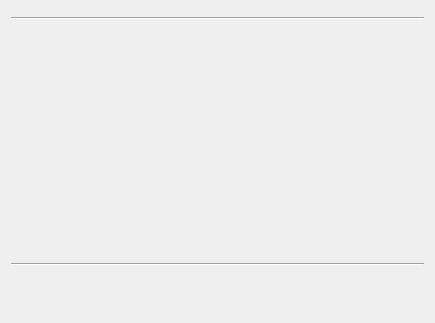
<?xml version="1.0" encoding="UTF-8"?>
<ui version="4.0">
 <class>layer_container</class>
 <widget class="QWidget" name="layer_container">
  <property name="geometry">
   <rect>
    <x>0</x>
    <y>0</y>
    <width>435</width>
    <height>323</height>
   </rect>
  </property>
  <property name="windowTitle">
   <string>Form</string>
  </property>
  <layout class="QGridLayout" name="gridLayout">
   <item row="3" column="0">
    <widget class="Line" name="line">
     <property name="orientation">
      <enum>Qt::Horizontal</enum>
     </property>
    </widget>
   </item>
   <item row="2" column="0">
    <widget class="QScrollArea" name="layers">
     <property name="styleSheet">
      <string notr="true">border-radius: 0px</string>
     </property>
     <property name="frameShape">
      <enum>QFrame::StyledPanel</enum>
     </property>
     <property name="frameShadow">
      <enum>QFrame::Sunken</enum>
     </property>
     <property name="widgetResizable">
      <bool>true</bool>
     </property>
     <property name="alignment">
      <set>Qt::AlignLeading|Qt::AlignLeft|Qt::AlignTop</set>
     </property>
     <widget class="QWidget" name="scrollAreaWidgetContents">
      <property name="geometry">
       <rect>
        <x>0</x>
        <y>0</y>
        <width>417</width>
        <height>225</height>
       </rect>
      </property>
      <property name="sizePolicy">
       <sizepolicy hsizetype="Preferred" vsizetype="Preferred">
        <horstretch>0</horstretch>
        <verstretch>0</verstretch>
       </sizepolicy>
      </property>
      <layout class="QVBoxLayout" name="verticalLayout">
       <property name="spacing">
        <number>0</number>
       </property>
       <property name="leftMargin">
        <number>0</number>
       </property>
       <property name="topMargin">
        <number>0</number>
       </property>
       <property name="rightMargin">
        <number>0</number>
       </property>
       <property name="bottomMargin">
        <number>0</number>
       </property>
      </layout>
     </widget>
    </widget>
   </item>
   <item row="4" column="0">
    <widget class="QWidget" name="horizontalWidget" native="true">
     <property name="sizePolicy">
      <sizepolicy hsizetype="Expanding" vsizetype="Preferred">
       <horstretch>0</horstretch>
       <verstretch>0</verstretch>
      </sizepolicy>
     </property>
     <property name="layoutDirection">
      <enum>Qt::LeftToRight</enum>
     </property>
     <layout class="QHBoxLayout" name="horizontalLayout_8">
      <property name="spacing">
       <number>0</number>
      </property>
      <property name="leftMargin">
       <number>0</number>
      </property>
      <property name="topMargin">
       <number>0</number>
      </property>
      <property name="rightMargin">
       <number>0</number>
      </property>
      <property name="bottomMargin">
       <number>0</number>
      </property>
      <item>
       <widget class="QPushButton" name="new_layer_button">
        <property name="sizePolicy">
         <sizepolicy hsizetype="Fixed" vsizetype="Fixed">
          <horstretch>0</horstretch>
          <verstretch>0</verstretch>
         </sizepolicy>
        </property>
        <property name="minimumSize">
         <size>
          <width>40</width>
          <height>40</height>
         </size>
        </property>
        <property name="toolTip">
         <string>Create a new layer</string>
        </property>
        <property name="styleSheet">
         <string notr="true">border-color: rgb(61, 56, 70);</string>
        </property>
        <property name="text">
         <string/>
        </property>
        <property name="icon">
         <iconset theme="document-new"/>
        </property>
        <property name="iconSize">
         <size>
          <width>20</width>
          <height>20</height>
         </size>
        </property>
        <property name="flat">
         <bool>true</bool>
        </property>
       </widget>
      </item>
      <item>
       <widget class="QPushButton" name="layer_up_button">
        <property name="sizePolicy">
         <sizepolicy hsizetype="Minimum" vsizetype="Minimum">
          <horstretch>0</horstretch>
          <verstretch>0</verstretch>
         </sizepolicy>
        </property>
        <property name="minimumSize">
         <size>
          <width>40</width>
          <height>40</height>
         </size>
        </property>
        <property name="toolTip">
         <string>Move layer up</string>
        </property>
        <property name="styleSheet">
         <string notr="true">border-color: rgb(61, 56, 70);</string>
        </property>
        <property name="text">
         <string/>
        </property>
        <property name="icon">
         <iconset theme="go-up" resource="../../../resources.qrc">
          <normaloff>:/icons/041-up-arrow.png</normaloff>:/icons/041-up-arrow.png</iconset>
        </property>
        <property name="iconSize">
         <size>
          <width>20</width>
          <height>20</height>
         </size>
        </property>
        <property name="flat">
         <bool>true</bool>
        </property>
       </widget>
      </item>
      <item>
       <widget class="QPushButton" name="layer_down_button">
        <property name="sizePolicy">
         <sizepolicy hsizetype="Minimum" vsizetype="Minimum">
          <horstretch>0</horstretch>
          <verstretch>0</verstretch>
         </sizepolicy>
        </property>
        <property name="minimumSize">
         <size>
          <width>40</width>
          <height>40</height>
         </size>
        </property>
        <property name="toolTip">
         <string>Move layer down</string>
        </property>
        <property name="styleSheet">
         <string notr="true">border-color: rgb(61, 56, 70);</string>
        </property>
        <property name="text">
         <string/>
        </property>
        <property name="icon">
         <iconset theme="go-down" resource="../../../resources.qrc">
          <normaloff>:/icons/042-down-arrow.png</normaloff>:/icons/042-down-arrow.png</iconset>
        </property>
        <property name="iconSize">
         <size>
          <width>20</width>
          <height>20</height>
         </size>
        </property>
        <property name="flat">
         <bool>true</bool>
        </property>
       </widget>
      </item>
      <item>
       <widget class="QPushButton" name="merge_layer_button">
        <property name="toolTip">
         <string>Merge selected layers</string>
        </property>
        <property name="text">
         <string/>
        </property>
        <property name="icon">
         <iconset theme="go-jump" resource="../../../resources.qrc">
          <normaloff>:/icons/002-merge.png</normaloff>:/icons/002-merge.png</iconset>
        </property>
        <property name="iconSize">
         <size>
          <width>20</width>
          <height>20</height>
         </size>
        </property>
        <property name="flat">
         <bool>true</bool>
        </property>
       </widget>
      </item>
      <item>
       <spacer name="horizontalSpacer">
        <property name="orientation">
         <enum>Qt::Horizontal</enum>
        </property>
        <property name="sizeHint" stdset="0">
         <size>
          <width>500</width>
          <height>20</height>
         </size>
        </property>
       </spacer>
      </item>
      <item>
       <widget class="QPushButton" name="delete_layer_button">
        <property name="sizePolicy">
         <sizepolicy hsizetype="Fixed" vsizetype="Fixed">
          <horstretch>0</horstretch>
          <verstretch>0</verstretch>
         </sizepolicy>
        </property>
        <property name="minimumSize">
         <size>
          <width>40</width>
          <height>40</height>
         </size>
        </property>
        <property name="toolTip">
         <string>Delete layer</string>
        </property>
        <property name="styleSheet">
         <string notr="true">border-color: rgb(61, 56, 70);</string>
        </property>
        <property name="text">
         <string/>
        </property>
        <property name="icon">
         <iconset theme="edit-clear"/>
        </property>
        <property name="iconSize">
         <size>
          <width>20</width>
          <height>20</height>
         </size>
        </property>
        <property name="flat">
         <bool>true</bool>
        </property>
       </widget>
      </item>
     </layout>
    </widget>
   </item>
   <item row="0" column="0">
    <widget class="SliderWidget" name="opacity_widget" native="true"/>
   </item>
   <item row="1" column="0">
    <widget class="Line" name="line_2">
     <property name="orientation">
      <enum>Qt::Horizontal</enum>
     </property>
    </widget>
   </item>
  </layout>
 </widget>
 <customwidgets>
  <customwidget>
   <class>SliderWidget</class>
   <extends>QWidget</extends>
   <header>airunner/pyqt/widgets/slider/slider_widget</header>
   <container>1</container>
  </customwidget>
 </customwidgets>
 <resources>
  <include location="../../../resources.qrc"/>
 </resources>
 <connections/>
</ui>
